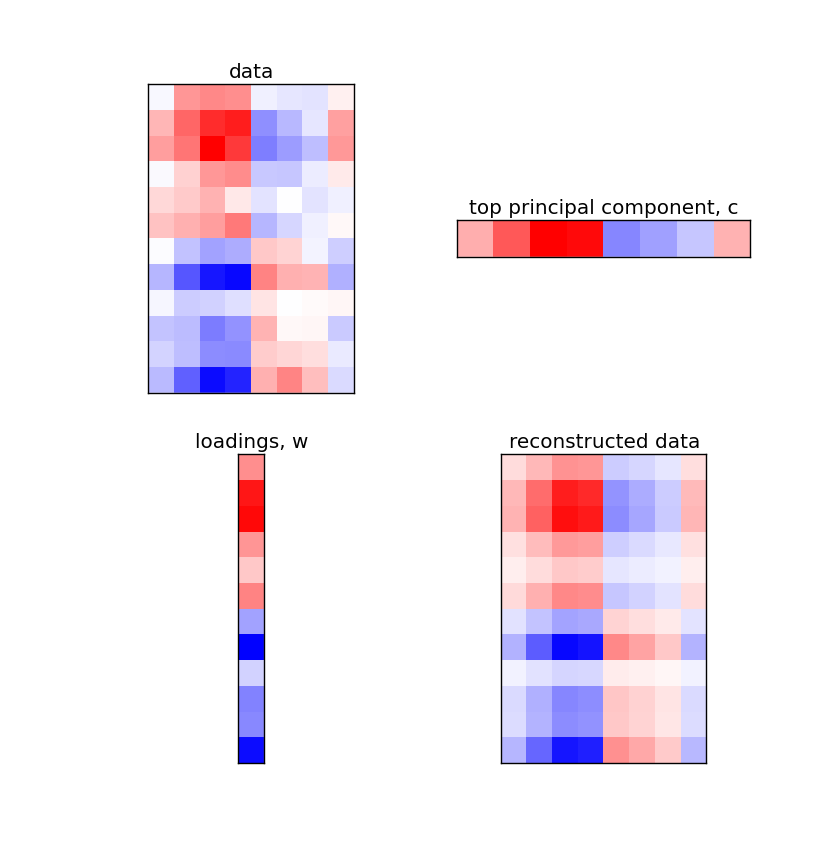

The Julia source for this figure:
using PyPlot
close("all")

c_true = [1.0, 2.0, 3.0, 3.0, -1.5, -1.0, -0.5, 1.0]
w_true = [1.0, 2.0, 2.0, 1.0, 0.5, 1.0,-1.0, -2.0, -0.5, -1.0, -1.0, -2.0]

A = w_true*c_true'
A += randn(size(A))*0.6
for i = 1:size(A,2)
	A[:,i] -= mean(A[:,i])
end
cl = maximum(abs(A))

subplot(221)
imshow(A,cmap=ColorMap("bwr"),interpolation="none")
title("data")
clim([-cl,cl])
xticks([]), yticks([])

U,s,Vt = svd(A)
w = s[1]*U[:,1:1]
c = Vt[:,1:1]

subplot(222)
imshow(c',cmap=ColorMap("bwr"),interpolation="none")
title("top principal component, c")
clim([-maximum(abs(c)),maximum(abs(c))])
xticks([]), yticks([])

subplot(223)
imshow(w,cmap=ColorMap("bwr"),interpolation="none")
title("loadings, w")
clim([-maximum(abs(w)),maximum(abs(w))])
xticks([]), yticks([])

subplot(224)
imshow(w*c',cmap=ColorMap("bwr"),interpolation="none")
title("reconstructed data")
clim([-cl,cl])
xticks([]), yticks([])

savefig("ex1.png")
